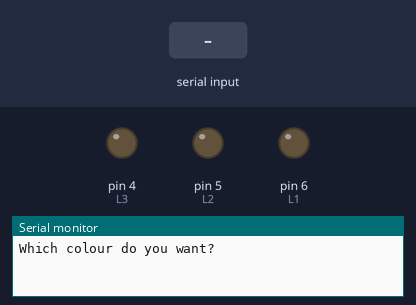
Simulated run of this sketch. Board: Arduino Uno, built with avr-gcc and run on an emulated ATmega328P. Shown: output pins drawn as LEDs (lit = HIGH), the last lines printed to the serial monitor. The test bench sets the inputs (shaded band).

Above: at 1.2 s.
1.3 s: "red" received over Serial
At 3.5 s:
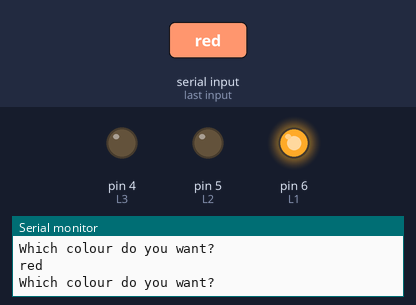
3.8 s: "green" received over Serial
At 5.5 s:
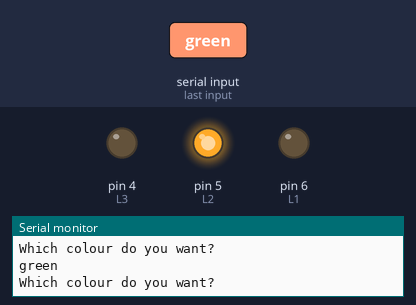
6.3 s: "yellow" received over Serial
At 8.7 s:
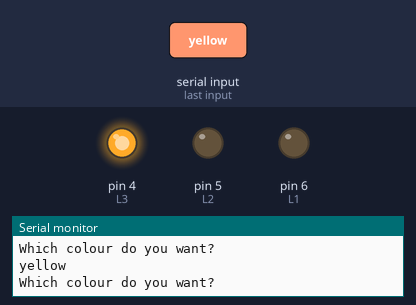
Timing chart, 0 to 10.2 s (numbered marks = the images above; inputs shaded):
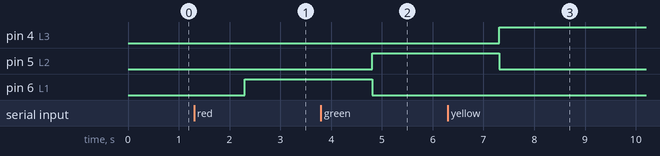

The sketch:

013ReadStringFromSerialMonitor.ino
```cpp
String msg1 = "Which colour do you want?";
String ledColor;
int L1=6, L2=5, L3=4;

void setup(){
  Serial.begin(9600);
  pinMode(L1, OUTPUT);
  pinMode(L2, OUTPUT);
  pinMode(L3, OUTPUT);
}

void loop(){
  Serial.println(msg1);
  while(Serial.available()==0){}
  ledColor = Serial.readString();
  Serial.println(ledColor);
  if(ledColor == "red" || ledColor == "RED"){
  	digitalWrite(L1,HIGH);
    digitalWrite(L2,LOW);
    digitalWrite(L3,LOW);
  }
  else if(ledColor == "green" || ledColor == "GREEN"){
  	digitalWrite(L1,LOW);
    digitalWrite(L2,HIGH);
    digitalWrite(L3,LOW);
  }
  else if(ledColor == "yellow" || ledColor == "YELLOW"){
  	digitalWrite(L1,LOW);
    digitalWrite(L2,LOW);
    digitalWrite(L3,HIGH);
  }
  else{
  	Serial.println("Please enter valid color");
  }

}

/*
String msg1 = "What is your name?";
String msg2 = "Hello ";
String msg3 = ", Welcome to Arduino!";
String name;
void setup()
{
  Serial.begin(9600);
}

void loop()
{
  Serial.println(msg1);
  while(Serial.available() == 0){}
  name = Serial.readString();

  Serial.print(msg2);
  Serial.print(name);
  Serial.println(msg3);
}
*/
```

Measured:
- after the input at 1.3 s, pin 6 (L1): LOW → HIGH after 1.0 s
- after the input at 3.8 s, pin 5 (L2): LOW → HIGH after 1.0 s; pin 6 (L1): HIGH → LOW after 1.0 s
- after the input at 6.3 s, pin 4 (L3): LOW → HIGH after 1.0 s; pin 5 (L2): HIGH → LOW after 1.0 s
